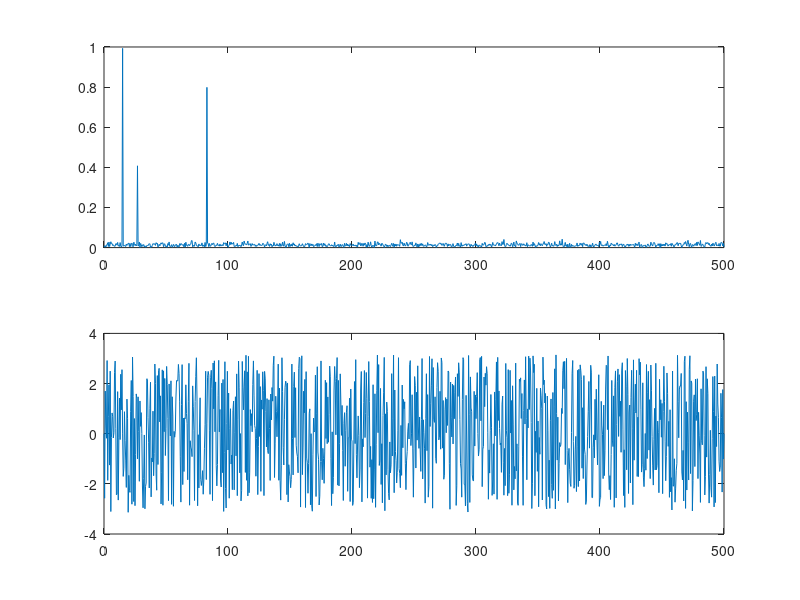

MATLAB code for this plot: (Note: this script raises an error after producing the figure.)
% Parametry systemu
Fs = 1000;     % Częstotliwość próbkowania [Hz]
T = 1/Fs;      % Okres próbkowania [s]
L = 2000;      % Długość sygnału (liczba próbek)
t = (0:L-1)*T; % Podstawa czasu

% Przygotowanie sygnału
N = 3;               % Liczba sinusoid w mieszaninie
A = [1.0   0.4  0.8] % Amplitudy kolejnych sinusoid
B = [ 15    27   83] % Częstotliwości kolejnych sygnałów [Hz]
C = [  0 -pi/3 pi/7] % Przesunięcia fazowe kolejnych sygnałów


x = zeros(size(t));
for i = 1:N
  x = x + A(i) * cos(2 * pi * B(i) * t + C(i));
end
x_orig = x;
x=x+randn(size(t))/3;

Y = fft(x);     % transformata Fouriera

A = abs(Y);     % amplituda sygnału
A = A/L;        % normalizacja amplitudy

A = A(1:L/2+1); % wycięcie istotnej części spektrum
A(2:end-1) = 2*A(2:end-1);

F = angle(Y);   % faza sygnału
F = F(1:L/2+1); % wycięcie istotnej części spektrum

f_step = Fs/L;     % zmiana częstotliwości
f = 0:f_step:Fs/2; % oś częstotliwości do wykresu

figure;
subplot(2, 1, 1)
plot(f, A);        % wykres amplitudowy
% figure;
subplot(2, 1, 2)
plot(f, F);        % wykres fazowy

odtw = zeros(size(t));
[maxA, maxI] = maxk(A, 3);
old_maxI = maxI;
maxI = maxI - 1;
maxI = maxI/2;
maxA
maxI
for i=1:3
    odtw = odtw + maxA(i) * cos(2*pi*maxI(i)*t + F(old_maxI(i)));
end

plot_size = 300;
figure; plot(x(1:plot_size));
hold on; plot(odtw(1:plot_size));
legend('original', 'recreated');
